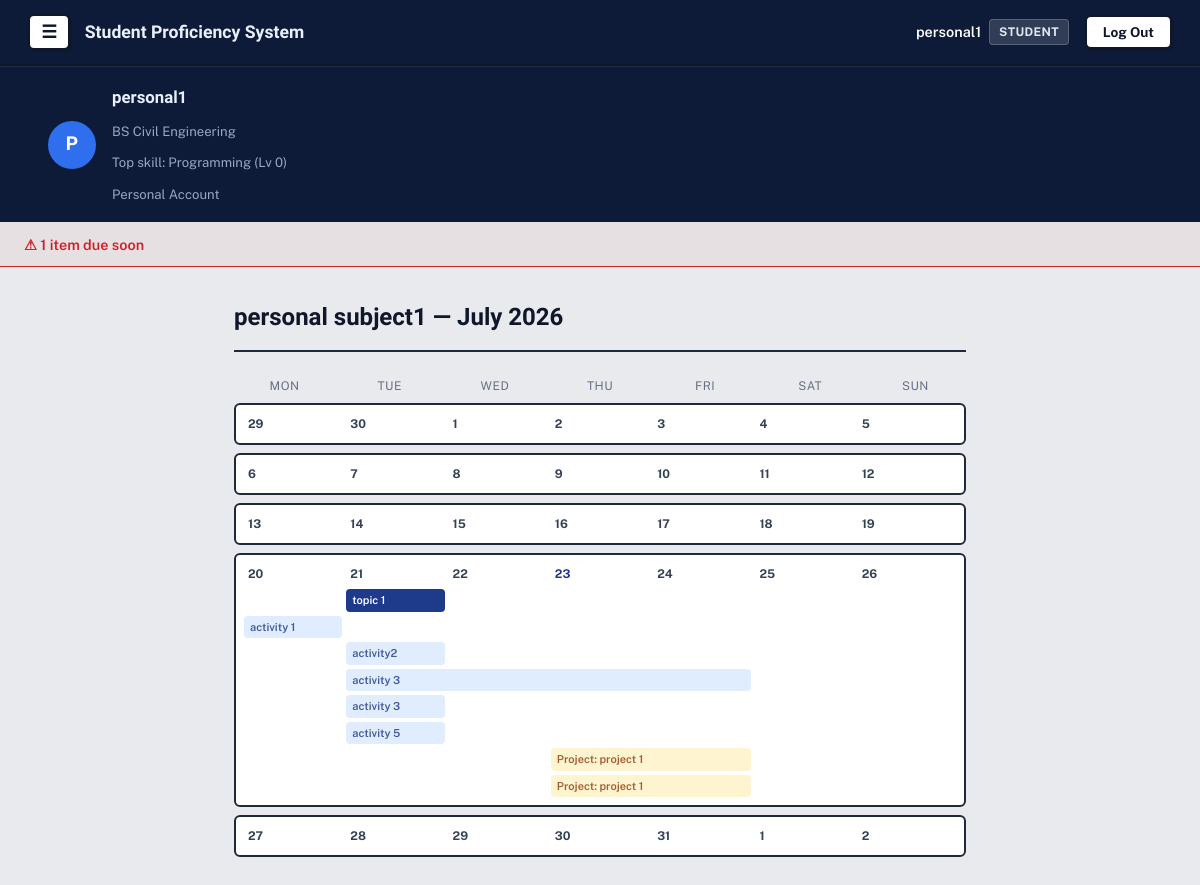
Page /tracker/6/calendar/ (signed in) on the committed database.
### accounts/models.py (models this page shows, shortened)
class Profile(models.Model):
    ROLE_CHOICES = [
        ('student', 'Student'),
        ('teacher', 'Teacher'),
    ]
    MODE_CHOICES = [
        ('personal', 'Personal'),
        ('professional', 'Professional'),
    ]
    user = models.OneToOneField(
        User, on_delete=models.CASCADE, related_name='profile')
    role = models.CharField(max_length=10, choices=ROLE_CHOICES)
    mode = models.CharField(
        max_length=15, choices=MODE_CHOICES, blank=True, null=True)
    course = models.ForeignKey(
        Course, on_delete=models.SET_NULL, null=True, blank=True)
    @property
    def is_manager(self):
        return self.role == 'teacher' or self.mode == 'personal'

### avatar/models.py (models this page shows, shortened)
class Course(models.Model):
    name = models.CharField(max_length=100)

class StudentSkill(models.Model):
    student = models.ForeignKey(
        User, on_delete=models.CASCADE, related_name='skills')
    skill = models.ForeignKey(Skill, on_delete=models.CASCADE)
    points = models.PositiveIntegerField(default=0)
    class Meta:
        unique_together = ('student', 'skill')
    @property
    def level(self):
        return self.points // 100

class Skill(models.Model):
    CATEGORY_CHOICES = [
        ('general', 'General Education'),
        ('course', 'Course-Specific'),
        ('broad', 'Broad (Non-College)'),
    ]
    name = models.CharField(max_length=100)
    description = models.TextField(blank=True)
    category = models.CharField(
        max_length=10, choices=CATEGORY_CHOICES, default='course')
    course = models.ForeignKey(
        Course, on_delete=models.CASCADE, null=True, blank=True, related_name='skills')

### tracker/models.py (models this page shows, shortened)
class Subject(models.Model):
    name = models.CharField(max_length=100)
    teacher = models.ForeignKey(
        User, on_delete=models.CASCADE, related_name='subjects_taught')
    students = models.ManyToManyField(
        User, related_name='subjects_enrolled', blank=True)

class Topic(models.Model):
    lesson_plan = models.ForeignKey(
        LessonPlan, on_delete=models.CASCADE, related_name='topics')
    title = models.CharField(max_length=200)
    start_date = models.DateField()
    end_date = models.DateField()

class Activity(models.Model):
    topic = models.ForeignKey(
        Topic, on_delete=models.CASCADE, related_name='activities')
    title = models.CharField(max_length=200)
    instructions = models.TextField(blank=True)
    deadline = models.DateField()
    created_at = models.DateTimeField(auto_now_add=True)
    @property
    def due_soon(self):
        return 0 <= (self.deadline - timezone.now().date()).days <= 3

### tracker/views.py (the view)
# urls.py: path('<int:subject_id>/calendar/', views.calendar_view, name='calendar_view'),
@login_required
def calendar_view(request, subject_id):
    subject = get_object_or_404(Subject, id=subject_id)
    today = timezone.now().date()
    c = cal_module.Calendar(firstweekday=0)
    month_weeks = c.monthdatescalendar(today.year, today.month)
    topics = subject.lesson_plan.topics.all()
    projects = subject.projects.filter(deadline__isnull=False)
    weeks_data = []
    for week in month_weeks:
        week_start, week_end = week[0], week[-1]
        bars = []
        row = 1
        for topic in topics:
            if topic.end_date < week_start or topic.start_date > week_end:
                continue
            bar_start = max(topic.start_date, week_start)
            bar_end = min(topic.end_date, week_end)
            bars.append({
                'label': topic.title,
                'css_class': 'cal-topic-bar',
                'col_start': (bar_start - week_start).days + 1,
                'col_span': (bar_end - bar_start).days + 1,
                'row': row,
                'url_name': 'lesson_plan_view', 'obj_id': subject.id,
            })
            row += 1
            for activity in topic.activities.all():
                a_start, a_end = activity.created_at.date(), activity.deadline
                if a_end < week_start or a_start > week_end:
                    continue
                ib_start = max(a_start, week_start)
                ib_end = min(a_end, week_end)
                bars.append({
                    'label': activity.title,
                    'css_class': 'cal-item-bar cal-activity-bar',
                    'col_start': (ib_start - week_start).days + 1,
                    'col_span': (ib_end - ib_start).days + 1,
                    'row': row,
                    'url_name': 'activity_detail', 'obj_id': activity.id,
                })
                row += 1
        for project in projects:
            p_start, p_end = project.created_at.date(), project.deadline
            if p_end < week_start or p_start > week_end:
                continue
            ib_start = max(p_start, week_start)
            ib_end = min(p_end, week_end)
            bars.append({
                'label': f"Project: {project.title}",
                'css_class': 'cal-item-bar cal-project-bar',
                'col_start': (ib_start - week_start).days + 1,
                'col_span': (ib_end - ib_start).days + 1,
                'row': row,
                'url_name': 'project_detail', 'obj_id': project.id,
            })
            row += 1
        weeks_data.append({'days': week, 'bars': bars, 'row_count': row})
    return render(request, 'tracker/calendar_view.html', {
        'subject': subject, 'weeks_data': weeks_data, 'month_name': today.strftime('%B %Y'), 'today': today
    })

### accounts/context_processors.py (called while the page is built)
def profile_banner(request):
    if not request.user.is_authenticated or request.user.profile.role != 'student':
        return {}
    top_skill = request.user.skills.order_by('-points').first()
    return {'top_skill': top_skill}

### tracker/templates/tracker/calendar_view.html
{% extends 'base.html' %}
{% block content %}
<div class="calendar-container">
    <div class="calendar-header">
        <h2>{{ subject.name }} — {{ month_name }}</h2>
    </div>
    <div class="cal-grid">
        <div class="cal-weekday-labels">
            <span>Mon</span><span>Tue</span><span>Wed</span><span>Thu</span><span>Fri</span><span>Sat</span><span>Sun</span>
        </div>
        {% for week in weeks_data %}
        <div class="cal-week" style="grid-template-rows: repeat({{ week.row_count }}, auto);">
            {% for day in week.days %}
            <div class="cal-day-cell {% if day == today %}cal-today{% endif %}"
                style="grid-column:{{ forloop.counter }}; grid-row:1;">{{ day.day }}</div>
            {% endfor %}
            {% for bar in week.bars %}
            <a href="{% url bar.url_name bar.obj_id %}" class="cal-bar {{ bar.css_class }}"
                style="grid-column:{{ bar.col_start }} / span {{ bar.col_span }}; grid-row:{{ bar.row|add:1 }};">
                {{ bar.label }}
            </a>
            {% endfor %}
        </div>
        {% endfor %}
    </div>
</div>
{% endblock %}

### templates/base.html (shortened to what this page needs)
{% load static %}
<!DOCTYPE html>
<html lang="en">
<head>
    <link rel="stylesheet" href="{% static 'css/style.css' %}">
</head>
<body>
    <nav class="navbar">
        <div class="navbar-left">
            {% if user.is_authenticated %}
            <button id="menuToggle" class="menu-btn" aria-label="Menu">☰</button>
            {% endif %}
            <span class="brand">Student Proficiency System</span>
        </div>
        <div class="navbar-right">
            {% if user.is_authenticated %}
            <div class="user-badge">
                <span class="user-name">{{ user.username }}</span>
                <span class="role-pill">{{ user.profile.role|capfirst }}</span>
            </div>
            <form method="post" action="{% url 'logout' %}" class="logout-form">
                <button type="submit" class="btn-logout">Log Out</button>
            </form>
            {% else %}
            <a href="{% url 'login' %}" class="btn-auth">Log In</a>
            <a href="{% url 'signup' %}" class="btn-auth btn-signup">Sign Up</a>
            {% endif %}
        </div>
    </nav>
    {% if user.is_authenticated and user.profile.role == 'student' %}
    <div class="profile-banner">
        <div class="profile-banner-inner">
            <div class="profile-avatar-circle">{{ user.username|slice:":1"|upper }}</div>
            <div class="profile-info">
                <div class="profile-name">{{ user.username }}</div>
                <div class="profile-line">
                    {% if user.profile.course %}{{ user.profile.course.name }}{% else %}No course{% endif %}
                </div>
                <div class="profile-line">
                    {% if top_skill %}Top skill: {{ top_skill.skill.name }} (Lv {{ top_skill.level }}){% else %}No skills yet{% endif %}
                </div>
                <div class="profile-line">
                    {% if user.profile.mode == 'personal' %}Personal Account{% else %}Professional Account{% endif %}
                </div>
            </div>
        </div>
    </div>
    {% endif %}
    {% if reminder_count %}
    <div class="reminder-bar">
        <a href="{% url 'task_list' %}" class="reminder-btn">⚠ {{ reminder_count }} item{{ reminder_count|pluralize }} due soon</a>
    </div>
    {% endif %}
    <main class="page">
        {% block content %}
        {% endblock %}
    </main>
</body>
</html>

### rows in the picture
StudentSkill: skill.name "Programming", level "0"
Subject: name "personal subject1"
Topic: label "topic 1"
Activity: label "activity 1"
Activity: label "activity2"
Activity: label "activity 3"
Activity: label "activity 3"
Activity: label "activity 5"

### other values in the picture
{{ user.username }} "personal1"
{{ user.profile.role|capfirst }} "STUDENT"
{{ user.username|slice:":1"|upper }} "P"
{{ user.profile.course.name }} "BS Civil Engineering"
{{ reminder_count }} "1"
{{ day.day }} "29" "30" "1" "2" "3" "4" "5" "6" "7" "8" "9" "10" "11" "12" "13" "14" "15" "16" "17" "18" "19" "20" "21" "22" "23" "24" "25" "26" "27" "28" "29" "30" "31" "1" "2"
{{ bar.label }} "Project: project 1" "Project: project 1"
